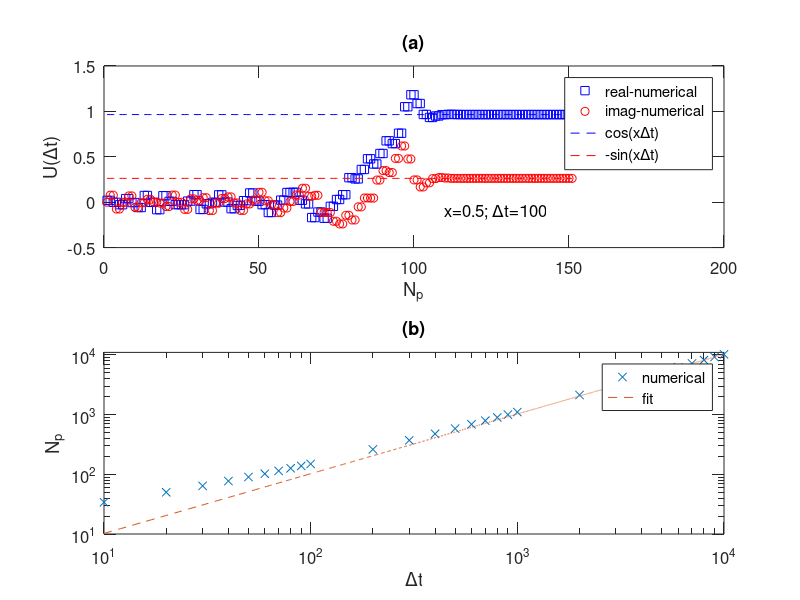

This figure's MATLAB source:
clear; close all; font_size=12;

H=0.5;
dt=100;
M=150;

T=zeros(M+1,1);
j=zeros(M+1,1);
U=zeros(M+1,1);

T(1)=1;
T(2)=H;
j(1)=besselj(0,dt);
j(2)=besselj(1,dt);
U(1)=(-1i)^0*j(1)*T(1);
U(2)=U(1)+2*(-1i)^1*j(2)*T(2);

for m=2:M
    j(m+1)=besselj(m,dt);
    T(m+1)=2*H*T(m)-T(m-1);
    U(m+1)=U(m)+2*(-1i)^m*j(m+1)*T(m+1);
end

T=[10:10:90,100:100:900,1000:1000:10000];
count=zeros(length(T),1);
for nt=1:length(T)
    dt=T(nt);
    count(nt)=0;
    for n=1:20000
        count(nt)=count(nt)+1;
        if abs(besselj(n,dt))<1.0e-15
            break;
        end
    end
end
    
figure;

subplot(2,1,1);
plot(1:M+1,real(U),'bs');hold on;
plot(1:M+1,imag(U),'ro');
plot(1:M+1,cos(50)*ones(1,M+1),'b--');
plot(1:M+1,-sin(50)*ones(1,M+1),'r--');
xlabel('N_p','fontsize',font_size);
ylabel('U(\Deltat)','fontsize',font_size);
title('(a)');
text(110,-0.1,'x=0.5; \Deltat=100','fontsize',font_size);
set(gca,'fontsize',font_size);
set(gca,'ticklength',get(gca,'ticklength')*2);
legend('real-numerical','imag-numerical','cos(x\Deltat)','-sin(x\Deltat)');

subplot(2,1,2);
loglog(T,count,'x');hold on;
plot(1:10000,(1:10000)*1.022,'--');
xlabel('\Deltat','fontsize',font_size);
ylabel('N_p','fontsize',font_size);
xlim([10,10000]);
ylim([10,11000]);
title('(b)');
set(gca,'fontsize',font_size);
set(gca,'ticklength',get(gca,'ticklength')*2);
legend('numerical','fit');
